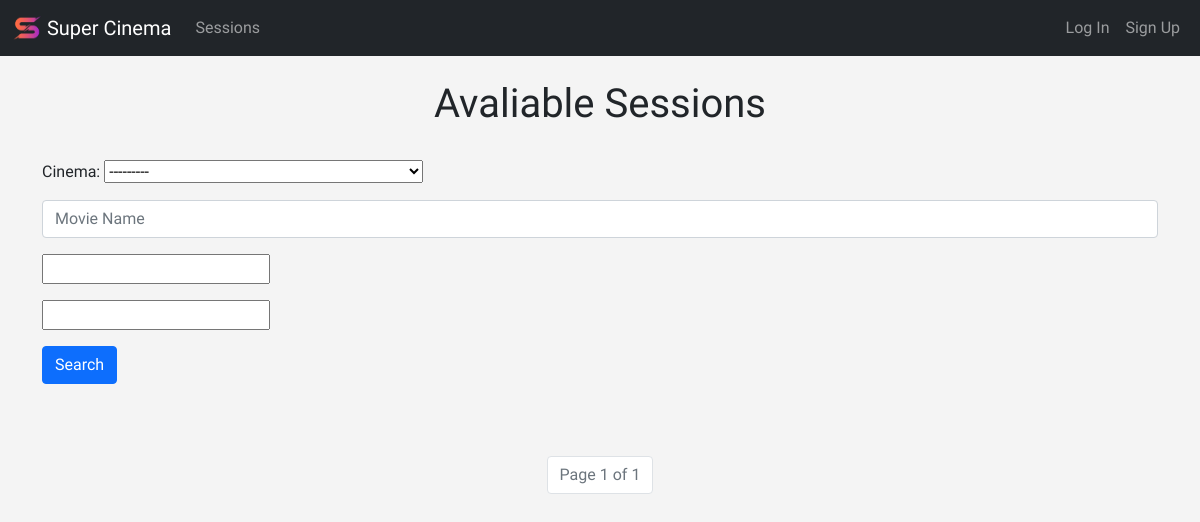
Before: /sessions/ with the older database file.
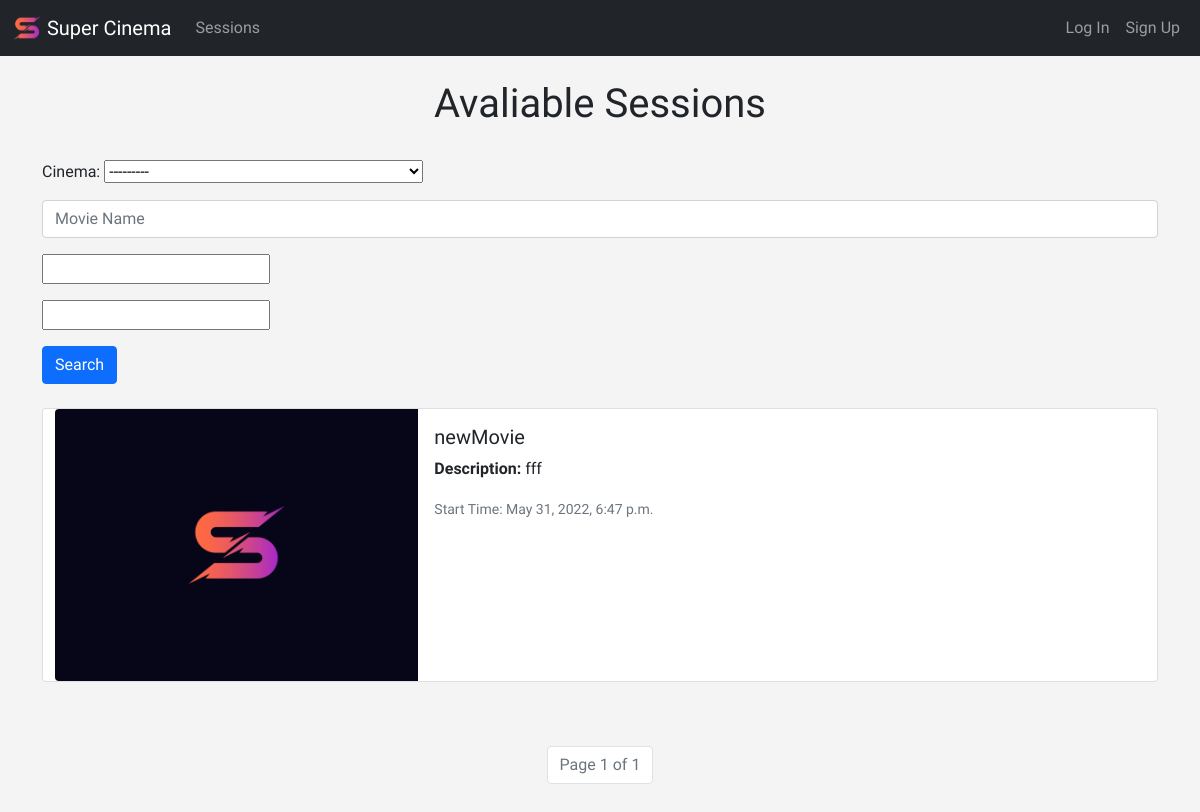
After: the same page with the newer database file.
### cinemaApp/models.py (models this page shows, shortened)
class IWithName(ID):
    name = models.CharField('Movie Name', max_length=100)
    class Meta:
        abstract = True

class Cinema(IWithName):
    halls = models.ManyToManyField(Hall)
    def __str__(self):
        return f'Cinema Name: {self.name}'

class Session(IWithName):
    start_time = models.DateTimeField()
    end_time = models.DateTimeField()
    description = models.TextField(blank=True)
    session_image = models.ImageField(upload_to="images/")
    cinema = models.ForeignKey(Cinema, on_delete=models.CASCADE)
    hall = models.ForeignKey(Hall, on_delete=models.CASCADE, null=True)
    def __str__(self):
        return self.name

### cinemaApp/views.py (the view)
# urls.py: path('sessions/', views.all_sessions, name='list-sessions'),
def all_sessions(request):
    session_list = Session.objects.filter(
        end_time__gte=timezone.now()).order_by('start_time')
    sessionFilter = SessionFilter(request.GET, queryset=session_list)
    session_list = sessionFilter.qs
    paginator = Paginator(session_list, 2)
    page = request.GET.get('page')
    sessions = paginator.get_page(page)
    return render(request, 'cinemaApp/sessions_list.html',
                  {'sessionList': session_list, 'filter': sessionFilter, 'sessions': sessions})

### cinemaApp/templates/cinemaApp/sessions_list.html (shortened to what this page needs)
{% extends 'cinemaApp/base.html' %}
{% block content %}
{% load cinemaApp_extras %}
    <center>
        <h1>Avaliable Sessions</h1>
    </center>
    <br/>
    <div class = "row">
        <div class = "column">
                <form method = "GET">
                    {% load bootstrap4 %}
                    {{filter.form.as_p}}
                    <button class = "btn btn-primary" type="submit">Search</button>
                </form>
        </div>
    </div>
    <br/>
    {% for session in sessions %}
        <div class="container card mb-3" onclick="window.location='{% url 'show-session' session.id %}';">
            <div class="row g-0">
                <div class="col-md-4">
                <img src="{{ session.session_image.url }}" class="img-fluid rounded-start">
                </div>
                <div class="col-md-8">
                <div class="card-body">
                    <h5 class="card-title">{{session}}</h5>
                    <p class="card-text"><strong>Description:</strong> {{session.description}}</p>
                    <p class="card-text"><small class="text-muted">Start Time: {{session.start_time}}</small></p>
                </div>
                </div>
            </div>
        </div>
    {% endfor %}
    <br/><br/>
    <nav aria-label="Page navigation example">
        <ul class="pagination justify-content-center">
            <li class="page-item disabled"><a class="page-link" href="#">Page {{sessions.number}} of {{sessions.paginator.num_pages}}</a></li>
        </ul>
    </nav>
<br/><br/>
{% endblock %}

### cinemaApp/templates/cinemaApp/base.html (shortened to what this page needs)
<!doctype html>
{% load static %}
<html lang="en">
    <head>
        <link rel="stylesheet" href="//cdn.bootcss.com/bootstrap-datetimepicker/4.17.44/css/bootstrap-datetimepicker.min.css">
        <link rel="stylesheet" href="https://cdn.jsdelivr.net/npm/bootstrap@5.1.3/dist/css/bootstrap.min.css">
        <link rel="stylesheet" type="text/css" rel="noopener" target="_blank" href="{% static 'style.css' %}"/>
    </head>
    <body>
        {% include 'cinemaApp/navbar.html' %}
        <br/>
        <div class="container">
            {% block content %}
            {% endblock %}
        </div>
    </body>
</html>

### cinemaApp/templates/cinemaApp/navbar.html (shortened to what this page needs)
{% load static %}
<nav class="navbar navbar-expand-lg navbar-dark bg-dark">
    <div class="container-fluid">
        <a class="navbar-brand" href="{% url 'home' %}">
            <img src="{% static 'LogoResized.png' %}" width="30" height="24" class="d-inline-block align-text-top">
            Super Cinema
        </a>
        <div class="collapse navbar-collapse" id="navbarSupportedContent">
            <ul class="nav navbar-nav ml-auto mb-2 mb-lg-0">
                <li class="nav-item">
                    <a class="nav-link" href="{% url 'list-sessions' %}">Sessions</a>
                </li>
        </div>
        <div class="collapse navbar-collapse justify-content-end" id="navbarSupportedContent">
            <ul class="nav navbar-nav ml-auto">
                {% if user.is_authenticated %}
                <span class="navbar-text" style="color: #4db0f3">Hello, {{user.username}}!</span>
                <li class="nav-item">
                    <a class="nav-link" href="{% url 'logout' %}">Logout</a>
                </li>
                {% else %}
                <li class="nav-item">
                    <a class="nav-link" href="{% url 'login' %}">Log In</a>
                </li>
                <li class="nav-item">
                    <a class="nav-link" href="{% url 'register-user' %}">Sign Up</a>
                </li>
                {% endif %}
            </ul>
        </div>
    </div>
</nav>

### static/style.css (style rules this page uses)
.container { perspective: 1000px; margin-bottom: 30px; }
.row { display: flex; }

### cinemaApp/templates/cinemaApp/base.html (style rules this page uses)
body { background: #f4f4f4; font-family: "Asap", sans-serif; }

Changed rows visible on the page:
added Session: session_image (picture), name "newMovie", description "fff", start_time "May 31, 2022, 6:47 p.m."
